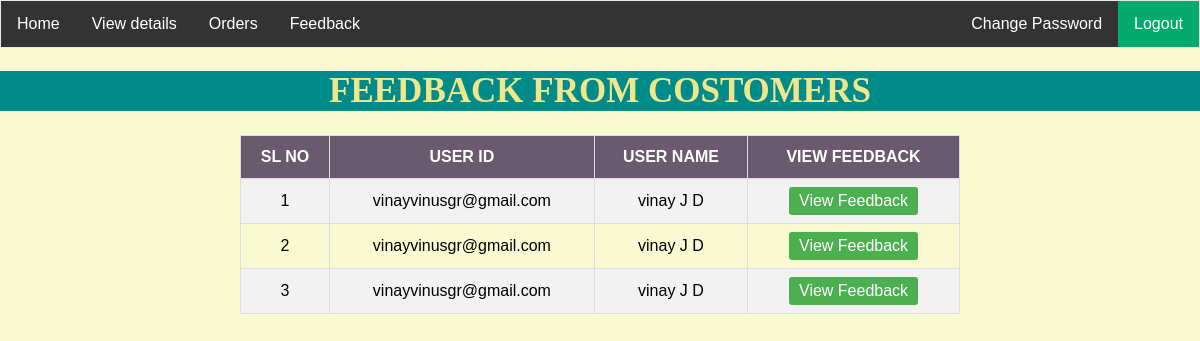
The page /indexratings.php (signed in) on the database its author committed.
### tables this page shows
CREATE TABLE `user` (
  `name` varchar(200) NOT NULL,
  `phnumber` varchar(200) NOT NULL,
  `email` varchar(200) NOT NULL,
  `address` varchar(200) NOT NULL,
  `dob` varchar(200) NOT NULL,
  `password` varchar(200) NOT NULL
);

CREATE TABLE `feedback` (
  `chef_id` varchar(200) NOT NULL,
  `user_id` varchar(200) NOT NULL,
  `satisfy` varchar(200) NOT NULL,
  `suggession` varchar(200) NOT NULL,
  `ratings` varchar(200) NOT NULL
);

### indexratings.php (the view, shortened to what this page needs)
<!DOCTYPE html>
<html>
<head>
    <link rel="stylesheet" href="userstyle.css">
     <link rel="stylesheet" href="style1.css">
     <link rel="stylesheet" href="style.css">
</head>
<body>
<ul>
    <li><a href="indexhome.php">Home</a></li>
   <li><a href="indexviewdetails.php">View details</a></li>
    <li class="dropdown">
    <a href="javascript:void(0)" class="dropbtn"> Orders</a>
  </li>
          <li><a href=" indexratings.php">Feedback</a></li>
        <li style="float:right"><a class="active" href="indexlogin.php">Logout</a></li>
                <li style="float:right"><a  href="changepasschef.php">Change Password</a></li>
</ul>
  <center>
        <table  id="customers" style="width:60%">
                <h1>FEEDBACK FROM COSTOMERS<h1>
  <tr>
       <th>SL NO</th>
      <th>USER ID</th>
            <th>USER NAME</th>
      <th>VIEW FEEDBACK</th>
  </tr>
  <?php
    include 'dbconfig.php';
    $slno=0;
    $chef= $_SESSION['cid'];
    $sql="SELECT * FROM `feedback` WHERE chef_id='$chef'";
     $result=$conn->query($sql);
    if($result->num_rows>0)
    {
        while($row=$result->fetch_assoc())
        {
            $slno++;
            $uid =$row['user_id'];
              $sql1="SELECT * FROM `user` WHERE email='$uid'";
              $result1=$conn->query($sql1);
              if($result1->num_rows>0)
               {
               while($row1=$result1->fetch_assoc())
                {
                 $uname=$row1['name'];
                    echo "<tr><td>$slno</td>";
                    echo "<td> $uid</td>";
                     echo "<td>$uname</td>";
                    echo "<td class='action-buttons'>
                  <div>
                       <a href='indexratingsview.php' class='edit'>View Feedback</a>
                   </div>
                  </td></tr>";
                }
                }
        }
    }
  ?>
</table>
 </center>
</body>
</html>

### userstyle.css (style rules this page uses)
body { margin: 0; font-family: Arial, Helvetica, sans-serif; }

### style1.css (style rules this page uses)
ul { list-style-type: none; margin: 0; padding: 0; overflow: hidden; border: 1px solid #e7e7e7; background-color: #333; }
li { float: left; }
li a { display: block; color: white; text-align: center; padding: 14px 16px; text-decoration: none; }
li a.active { color: white; background-color: #04AA6D; }
li.dropdown { display: inline-block; }

### style.css (style rules this page uses)
body { font-family: Arial, Helvetica, sans-serif; background-color: white; }
* { box-sizing: border-box; }
a { color: dodgerblue; }
#customers { font-family: Arial, Helvetica, sans-serif; border-collapse: collapse; width:100%; }
#customers td, #customers th { border: 1px solid #ddd; padding: 8px; }
#customers tr:nth-child(even) { background-color: #f2f2f2; }
#customers th { padding-top: 12px; padding-bottom: 12px; text-align: left; background-color: #04AA6D; color: white; }
h1 { text-align: center; }

### indexratings.php (style rules this page uses)
body { background-color:#fafad2; }
ul { list-style-type: none; margin: 0; padding: 0; overflow: hidden; background-color: #333; }
li { float: left; }
li a { display: block; color: white; text-align: center; padding: 14px 16px; text-decoration: none; }
li.dropdown { display: inline-block; }
h1 { background-color: #008B8B; color:#f0e68c; font-size:35px; font-family:serif; }
#customers th { padding-top: 12px; padding-bottom: 12px; text-align: left; background-color: #6A5A6D; color: white; text-align:center; }
td { text-align: center; }
.action-buttons a { margin: 0 5px; padding: 5px 10px; text-decoration: none; color: white; border-radius: 3px; display: inline-block; }
.action-buttons .edit { background-color: #4CAF50; }

### rows shown on the page
feedback: user "vinayvinusgr@gmail.com"
user: name "vinay J D"
feedback: user "vinayvinusgr@gmail.com"
feedback: user "vinayvinusgr@gmail.com"
